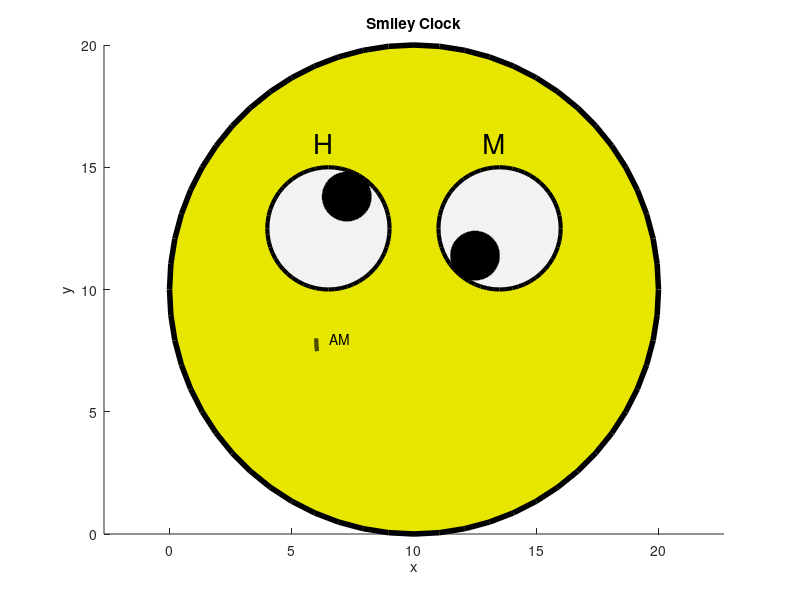

Reproduce this figure in MATLAB.
% Author: Phyo Thiha
% Date: 5/13/2015
% Description:
% MATLAB program to draw a smiley face that represents the current time
% on the clock (still in draft stage).
% Smiley's right eye represents the hour (in the interval of 12)
% and the left eye represents the minute hand. The width of the smile
% (semicircle) represents the whole 24 hour period with the label 
% indicating 'AM' or 'PM' at the tip of the smile.
% 
% To run the script, put this file in your current MATLAB folder and type:
% >> clockie
%
% :::References:::
% This minimalist real-life clock inspired the design of the smiley clock:
% http://media02.hongkiat.com/clock-designs/Eyeclock.jpg
%
% Parametric eq. of points on a circle's circumference
% http://stackoverflow.com/questions/839899/how-do-i-calculate-a-point-on-a-circle-s-circumference
% x = cx + r * cos(a)
% y = cy + r * sin(a)
%
% Adjustment of the above parametric eq. to fit with clock hands (not quite
% right for this project's use case, so I modified it a bit.)
% http://www.barrington220.org/cms/lib2/IL01001296/Centricity/Domain/2154/Clock%20Parametrics%20Activity.pdf


function clockie()
    % Set things up for the figure
    figure;
    hold on;
    axis equal;
    title('Smiley Clock');
    xlabel('x');
    ylabel('y');

    % Define colors
    dark_yellow = [0.9 0.9 0];
    soft_white = [0.95 0.95 0.95];
    
    % Get current time
    cur_time = clock;
    cur_hour = cur_time(4);
    cur_minute = cur_time(5);

    % Define face size, position, thickness etc. and draw it.
    face_x = 0;
    face_y = 0;
    face_size = 20;             % radius
    face_thickness = 4;
    face_color = dark_yellow;
    draw_face(face_x, face_y, face_size, face_color, face_thickness);

    % Define eye parameters (size, position, etc.) and draw it.
    % Note: Because the circles are drawn with rectangle(), 
    % we have to manage their positions with reference 
    % to the bottom-left corner
    eye_size = 5;
    eye_thickness = 3;
    eye_color = soft_white;
    eye_y = 1/2 * face_size;    % vertical location of the eye
    reye_x = 1/5 * face_size;   % horizontal location of the right eye
    leye_x = face_size - ((1/5 * face_size) + eye_size); % for left eye
    draw_eye(reye_x, eye_y, eye_size, eye_color, eye_thickness);
    draw_eye(leye_x, eye_y, eye_size, eye_color, eye_thickness);

    % Define smile parameters and draw it.
    smile_x = (1/2 * face_size);
    smile_y = (2/5 * face_size);
    smile_r = 4;
    smile_color = 'k';
    smile_thickness = 3;
    draw_smile(cur_hour, smile_x, smile_y, smile_r, smile_color, smile_thickness);
    [edge_x, edge_y] = get_edge_of_smile(cur_hour, smile_x, smile_y, smile_r);

    % Add 'AM' or 'PM' label at the end of the smile
    add_label_to_smile(cur_hour, edge_x, edge_y);
    
    iris_radius = 1;
    iris_color = 'k';
    offset = 0.5 + iris_radius; % dist. btw iris center to the eyeball center
    
    mod_cur_hour = mod(cur_hour, 12);
    hour_in_min = mod_cur_hour * 60;

    % right side eye ball that represents the 'hour'
    eye_top = eye_y + eye_size + 1;         % 16; '1' for offset
    eye_ycenter = eye_y + (eye_size/2);     % 12.5
    reye_xcenter = reye_x + (eye_size/2);   % 6.5
    leye_xcenter = leye_x + (eye_size/2);    % 13.5

    add_label_to_eyes(reye_xcenter, leye_xcenter, eye_top);

    % draw hour
    r_iris_x = reye_xcenter + (offset * sin((pi/360) * hour_in_min));
    r_iris_y = eye_ycenter + (offset * cos((pi/360) * hour_in_min));
    draw_filled_circle(r_iris_x, r_iris_y, iris_radius, iris_color);
    
    % draw minute
    l_iris_x = leye_xcenter + (offset * sin((pi/30) * cur_minute));
    l_iris_y = eye_ycenter + (offset * cos((pi/30) * cur_minute));
    draw_filled_circle(l_iris_x, l_iris_y, iris_radius, iris_color);
    
    %text(face_size/3, 1, 'Current Time: ' 
end

% This is one way to draw a filled circle in MATLAB.
% This approach requires the center point coordinates of 
% the circle as well as the raidus and (optional) color parameters.
function draw_filled_circle(x, y, radius, color)
    angle = 2 * pi/1000 * (1:1000);
    fill((x+radius*cos(angle)), (y+radius*sin(angle)), color);
end

% This is another way to draw a filled circle in MATLAB.
% Face and eyes are all based on the shape of a circle.
% This approach requires the bottom left corner coordinates 
% of the circle instead of the center.
% Ref.: http://www.mathworks.com/help/matlab/ref/rectangle.html
function draw_circle(x, y, size, color, thickness)
    pos = get_position(x, y, size);
    rectangle('Position',pos,...
            'Curvature',[1 1],...
            'FaceColor',color,...
            'linewidth', thickness);
end

% Note: Probably don't need both draw_face and draw_eye methods, but
% I think it's better to be able to mention the intent of what 
% they are doing by using different method names
function draw_face(face_x, face_y, face_size, face_color, face_thickness)
    draw_circle(face_x, face_y, face_size, face_color, face_thickness);
end

function draw_eye(eye_x, eye_y, eye_size, eye_color, eye_thickness)
    draw_circle(eye_x, eye_y, eye_size, eye_color, eye_thickness);
end

% Returns position vector of form [x,y,w,h] to be used with 
% the 'rectangle' drawing function.
function pos = get_position(x, y, r)
    pos = [x y r r];
end

% Returns the x,y of the last point of the smile figure so that
% we can put a label ['AM' or 'PM'] at the end of it.
function [x, y] = get_edge_of_smile(cur_hour, smile_x, smile_y, smile_radius)
    [xv, yv] = get_smile_path(cur_hour, smile_x, smile_y, smile_radius);
    x = xv(end);
    y = yv(end);
end

% Smile is based on a semi-circle that correlates with 
% the fraction of current time to the 24-hour time of the day.
% For example, at 12:00 (midday), the smile should be half way 
% (12/24 = 1/2) of the full smile (semicircle). At 20:00 (8 PM), 
% the smile should be (20/24 = 5/6th) of the full smile.
function draw_smile(cur_hour, smile_x, smile_y, smile_radius, smile_color,...
    smile_thickness)
    [sx, sy] = get_smile_path(cur_hour, smile_x, smile_y, smile_radius);
    plot(sx, sy, 'Color' , smile_color, 'LineWidth', smile_thickness);
end

% Returns the path for drawing the smile.
function [sx, sy] = get_smile_path(cur_hour, smile_x, smile_y, smile_radius)
    fr = get_fraction_of_the_day(cur_hour);
    th = get_smile_points(fr);
    sx = smile_radius*cos(th) + smile_x;
    sy = smile_radius*sin(th) + smile_y;
end

function fraction = get_fraction_of_the_day(cur_hour)
    fraction = cur_hour/24;
end

% Returns the curvature of the smile based on how many hours
% have passed since 00:00 (fraction calculated in 24 hours).
% Note: To start the smile starts from left side of the cheek,
% use this: th = linspace(0, (-pi * fraction_of_day), 100)
% In the formula below, the smile starts from right side of the cheek
function points = get_smile_points(fraction_of_day)
    points = linspace(-pi, (-pi + (pi * fraction_of_day)), 100);
end

function add_label_to_eyes(righteye_x, lefteye_x, eye_y)
    r_offset = 0.6; % adjust horizontal position because of the font size
    l_offset = 0.7;
       
    text(righteye_x-r_offset, eye_y, 'H', 'FontSize', 20);
    text(lefteye_x-l_offset, eye_y, 'M', 'FontSize', 20);
end

% Add 'AM' or 'PM' label to smile
function add_label_to_smile(cur_hour, x, y)
    offset = 0.5;

    label = 'AM';
    if cur_hour >= 12
        label = 'PM';
    end

    text(x+offset, y+offset, label);
end


% how to loop through array in MATLAB with indexes
%for idx = 1:numel(r_iris_x)
    %rx = r_iris_x(idx)
    %ry = r_iris_y(idx)
    %draw_eye(rx, ry, iris_size, iris_color, iris_thickness);
%end

% plotting the path of my clock hand movement
%plot(r_iris_x, r_iris_y, '-');